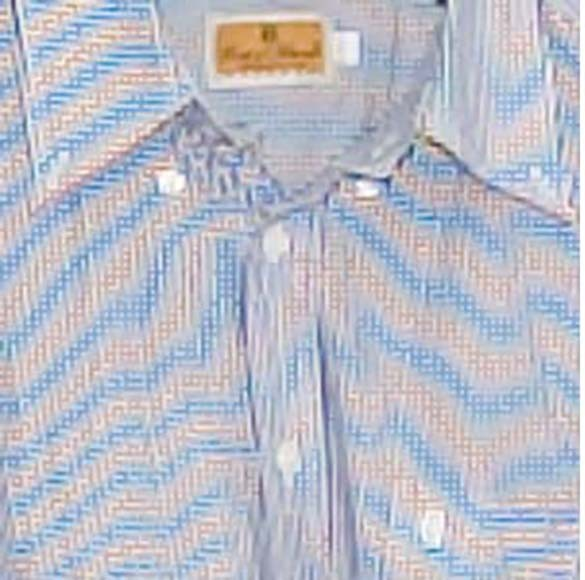
#> input picture assets/4.jpg, 585 x 580 px, found by its file name
$ python main.py
#> lines starting #> are read from the running program, lines starting #| are printed output that depends on the picture
### assets/convolution.py
import numpy as np
import cv2

class convolution:
    def __init__(self, img, kernel, is_padding=True,cvt_gray = False):
        self.img = img
        self.kernel = kernel
        self.is_padding = is_padding
        self.cvt_gray = cvt_gray
        self.blue = None
        self.green = None
        self.red = None
        self.pad_height = 0
        self.pad_width = 0

        if(self.cvt_gray):
            try:
                self.img = cv2.cvtColor(self.img, cv2.COLOR_BGR2GRAY)
            except:
                print("img already in gray scale. skipping conversion")

        if self.is_padding:
            self.pad_height = self.kernel.shape[0] // 2
            self.pad_width = self.kernel.shape[1] // 2


        if(not self.cvt_gray):
            if self.is_padding:
                self.img = np.pad(self.img, ((self.pad_height, self.pad_height), (self.pad_width, self.pad_width),(0,0)), mode='constant', constant_values=0)
        else:
            if self.is_padding:
                self.img = np.pad(self.img, ((self.pad_height, self.pad_height), (self.pad_width, self.pad_width)), mode='constant', constant_values=0)

    # [32 lines left out: functions __channels, __combine, not called in this run]

    def convolve(self):

       if(not self.cvt_gray):
            result_b = np.copy(self.img)

            if(self.is_padding):
                for i in range(self.pad_height, self.img.shape[0] - self.pad_height):
                    for j in range(self.pad_width, self.img.shape[1] - self.pad_width):
                        ans_b = 0
                        ans_g = 0
                        ans_r = 0
                        for k in range(self.kernel.shape[0]):
                            for l in range(self.kernel.shape[1]):
                                ans_b += self.kernel[k][l] * self.img[i - self.pad_height + k][j - self.pad_width + l][0]
                                ans_g += self.kernel[k][l] * self.img[i - self.pad_height + k][j - self.pad_width + l][1]
                                ans_r += self.kernel[k][l] * self.img[i - self.pad_height + k][j - self.pad_width + l][2]

                        result_b[i][j][0] = np.uint8(ans_b)
                        result_b[i][j][1] = np.uint8(ans_g)
                        result_b[i][j][2] = np.uint8(ans_r)

                return result_b

            else:
                for i in range(self.kernel.shape[0] // 2 , self.img.shape[0] - self.kernel.shape[0] // 2):
                    for j in range(self.kernel.shape[1] // 2, self.img.shape[1] - self.kernel.shape[1] // 2):
                        ans_b = 0
                        ans_g = 0
                        ans_r = 0
                        for k in range(self.kernel.shape[0]):
                            for l in range(self.kernel.shape[1]):
                                ans_b += self.kernel[k][l] * self.img[i - self.kernel.shape[0] // 2 + k][j - self.kernel.shape[1] // 2 + l][0]
                                ans_g += self.kernel[k][l] * self.img[i - self.kernel.shape[0] // 2 + k][j - self.kernel.shape[1] // 2 + l][1]
                                ans_r += self.kernel[k][l] * self.img[i - self.kernel.shape[0] // 2 + k][j - self.kernel.shape[1] // 2 + l][2]

                        result_b[i][j][0] = np.uint8(ans_b)
                        result_b[i][j][1] = np.uint8(ans_g)
                        result_b[i][j][2] = np.uint8(ans_r)
                return result_b

       else:
           result = np.copy(self.img)

           for i in range(self.pad_height, self.img.shape[0] - self.pad_height):
                for j in range(self.pad_width, self.img.shape[1] - self.pad_width):
                    ans_b = 0
                    for k in range(self.kernel.shape[0]):
                        for l in range(self.kernel.shape[1]):
                            ans_b += self.kernel[k][l] * self.img[i - self.pad_height + k][j - self.pad_width + l]
                    result[i][j] = ans_b

           return result

    def split(self):
        self.__channels()
        return self.blue, self.green, self.red

    def merge(self, blue, green ,red):
        return self.__combine(blue, green, red)


    # [21 lines of commented-out code are left out]


### assets/edge_detection.py
import numpy as np
from assets.convolution import convolution
from assets.kernels import *

class edge_detection:
    def __init__(self, image):
        self.img = image

    def __gradients(self):
        self.img = convolution(self.img, gaussian, cvt_gray=True).convolve()
        y_grad = convolution(self.img,v_edges, cvt_gray=True).convolve()
        x_grad = convolution(self.img,h_edges, cvt_gray=True).convolve()

        norm_grad = np.copy(x_grad)
        for i in range(x_grad.shape[0]):
            for j in range(x_grad.shape[1]):
                norm_grad[i][j] = np.uint8(np.sqrt(int(x_grad[i][j])**2 + int(y_grad[i][j])**2))

        return norm_grad

    # def __non_max_suppression(self):
    #     k

    def get_grads(self):
        return self.__gradients()


### main.py
import cv2
import numpy as np
from assets.convolution import convolution
from assets.anti_aliasing import anti_aliasing
from assets.kernels import gaussian, v_edges, h_edges, grad_gaussian
from assets.edge_detection import edge_detection

img = cv2.imread(r"D:\github\Computer_vision\assets\4.jpg")
#> img is the input picture: shape (580, 585, 3); mean B, G, R 201.2, 189.6, 187.1

width = 626  # Desired width
height = int(img.shape[0] * (width / img.shape[1]))  # Maintain aspect ratio
#> height = 620

resized_img = cv2.resize(img, (width, height))


imgg = edge_detection(resized_img).get_grads()
#> in __init__, `self.img = cv2.cvtColor(self.img, cv2.COLOR_BGR2GRAY)`:
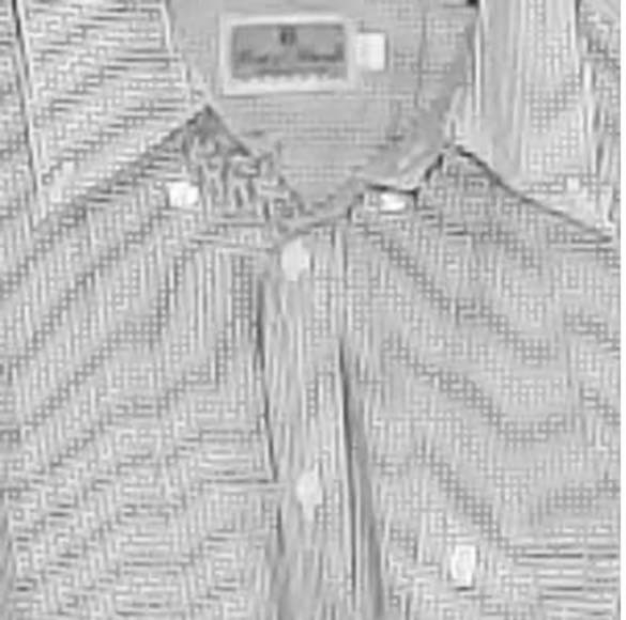
#> self.img: shape (620, 626); min 41, max 255, mean 190
#> call 2 of __init__, with kernel = array of shape (3, 3), is_padding = True, cvt_gray = True
#> in __init__ (call 2), `self.img = np.pad(self.img, ((self.pad_height, self.pad_height), (self..`:
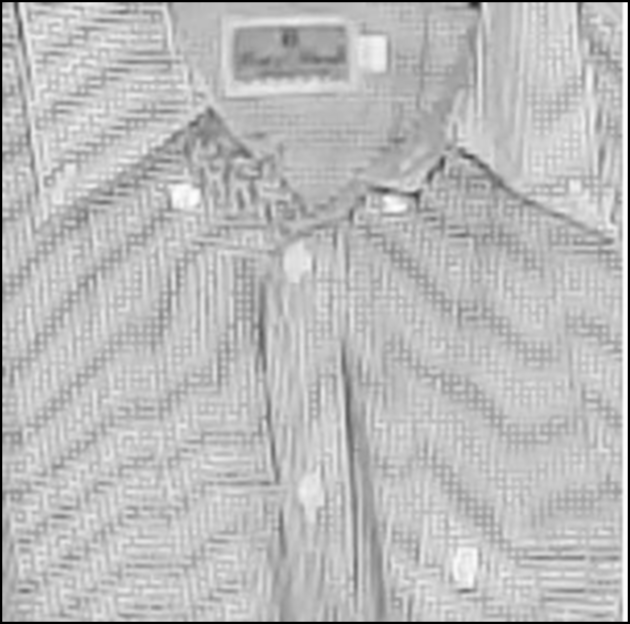
#> self.img: shape (624, 630); min 0, max 254, mean 186.7
#> after the loop in convolve (call 2), `for i in range(self.pad_height, self.img.shape[0] - self.pad_height):`:
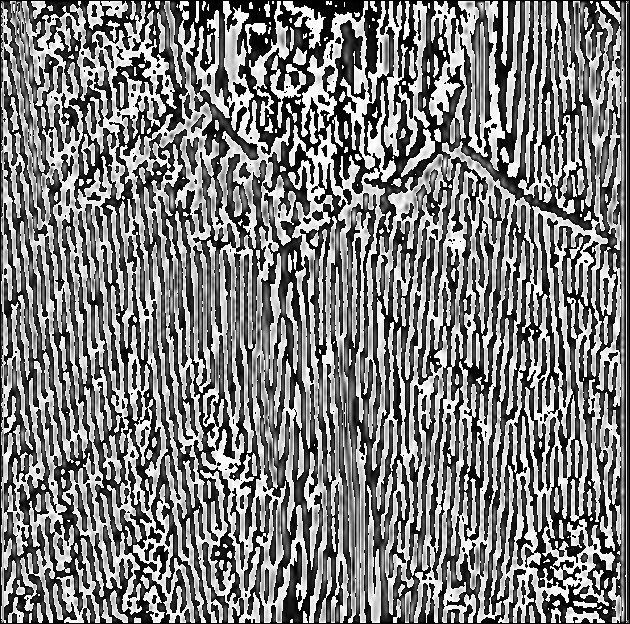
#> result: shape (624, 630); min 0, max 255, mean 124.4
#> after the loop in convolve (call 3), `for i in range(self.pad_height, self.img.shape[0] - self.pad_height):`:
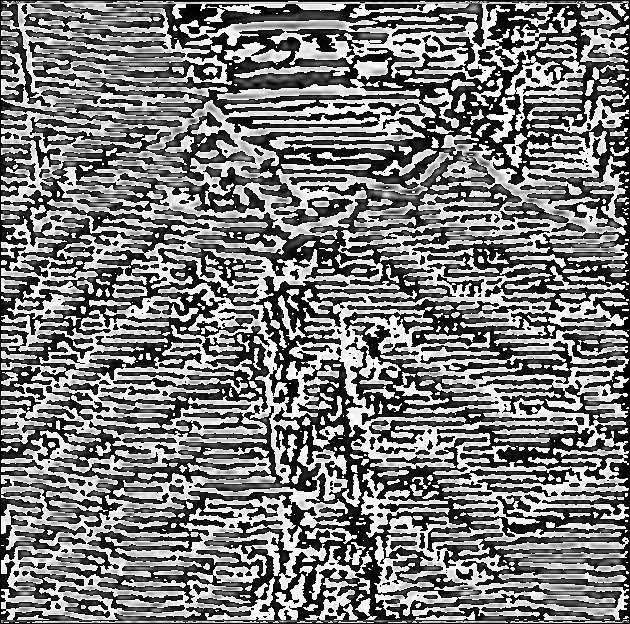
#> result: shape (624, 630); min 0, max 255, mean 122.2
#> after the loop in __gradients, `for i in range(x_grad.shape[0]):`:
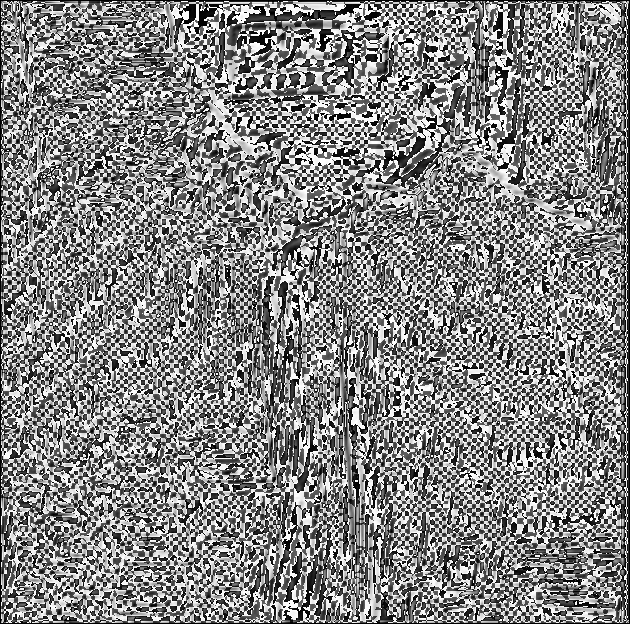
#> norm_grad: shape (624, 630); min 0, max 255, mean 131.8


cv2.imshow("me", imgg)
cv2.waitKey(0)
cv2.destroyAllWindows()

$ run again, with assets/1.jpg copied over assets/4.jpg
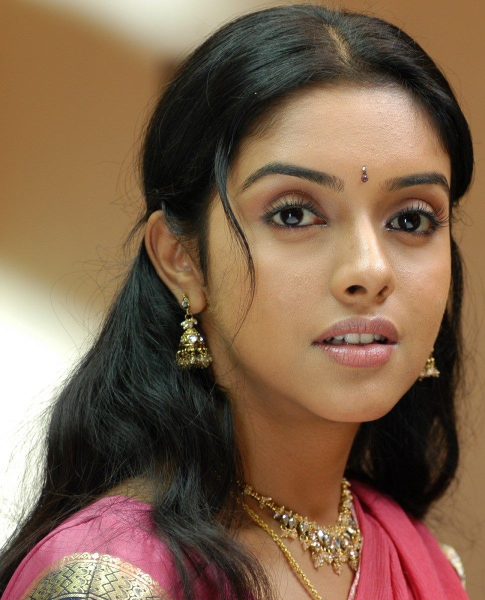
#> input picture assets/1.jpg, 970 x 1200 px, found by its file name (shown at 1/2 size)
#> img is the input picture: shape (1200, 970, 3); mean B, G, R 76.7, 99.3, 127.2
#> after the loop in convolve (call 3), `for i in range(self.pad_height, self.img.shape[0] - self.pad_height):`:
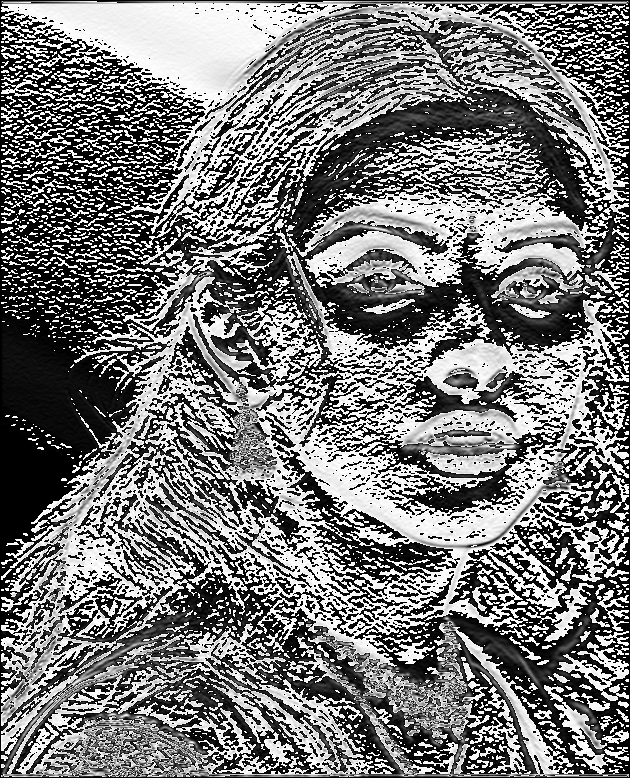
#> result: shape (778, 630); min 0, max 255, mean 120
#> after the loop in __gradients, `for i in range(x_grad.shape[0]):`:
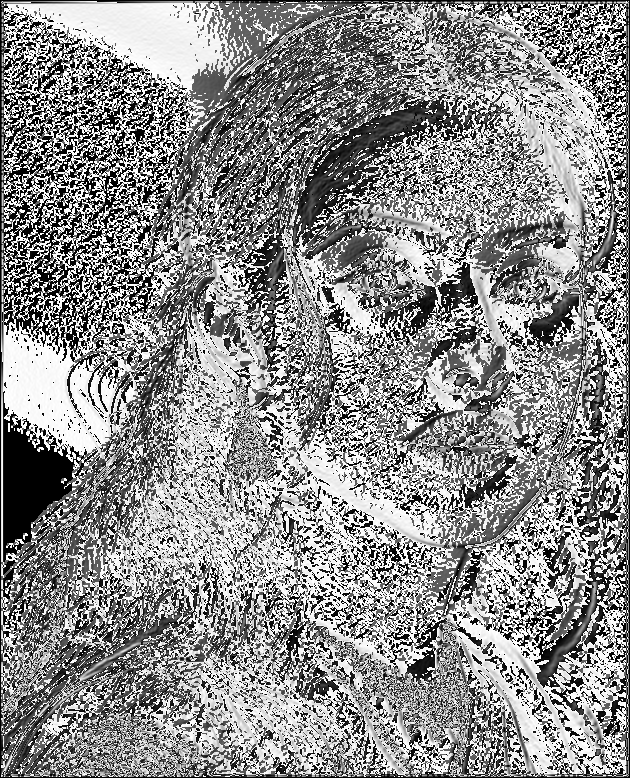
#> norm_grad: shape (778, 630); min 0, max 255, mean 140.5

$ run again, with assets/3.jpg copied over assets/4.jpg
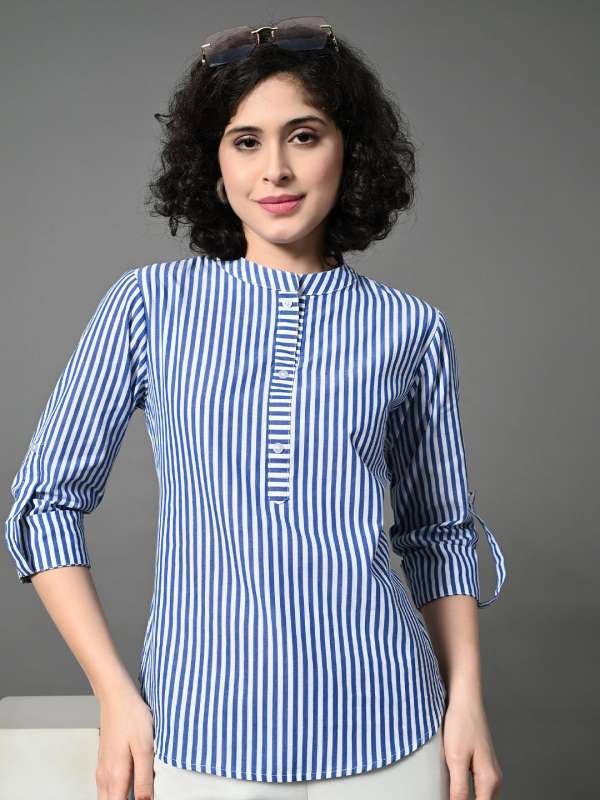
#> input picture assets/3.jpg, 600 x 800 px, found by its file name
#> img is the input picture: shape (800, 600, 3); mean B, G, R 137.9, 129, 126.7
#> after the loop in convolve (call 3), `for i in range(self.pad_height, self.img.shape[0] - self.pad_height):`:
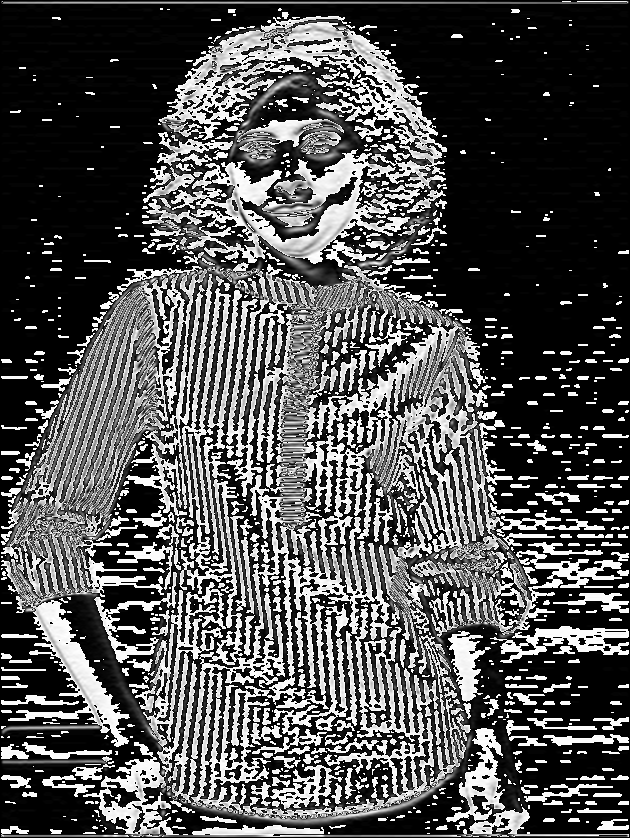
#> result: shape (838, 630); min 0, max 255, mean 82.4
#> after the loop in __gradients, `for i in range(x_grad.shape[0]):`:
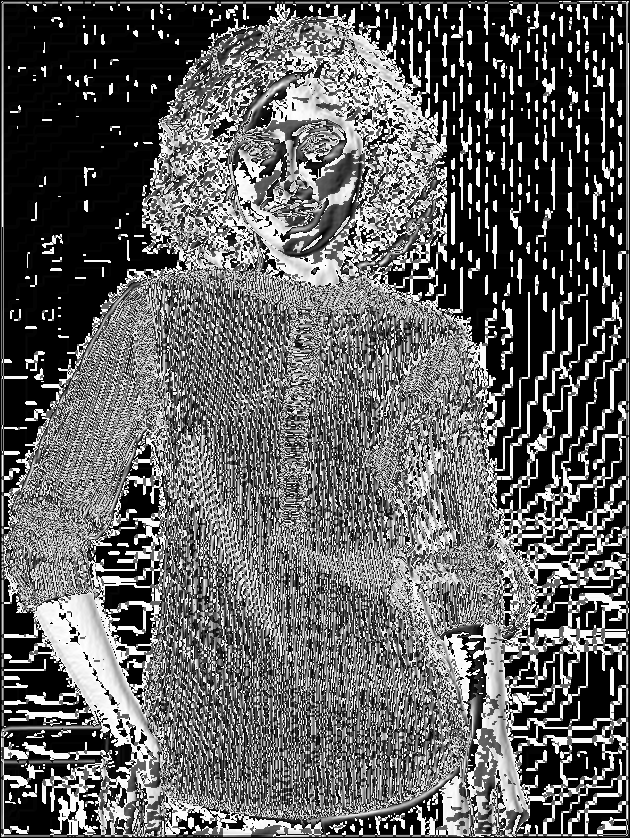
#> norm_grad: shape (838, 630); min 0, max 255, mean 96.8
